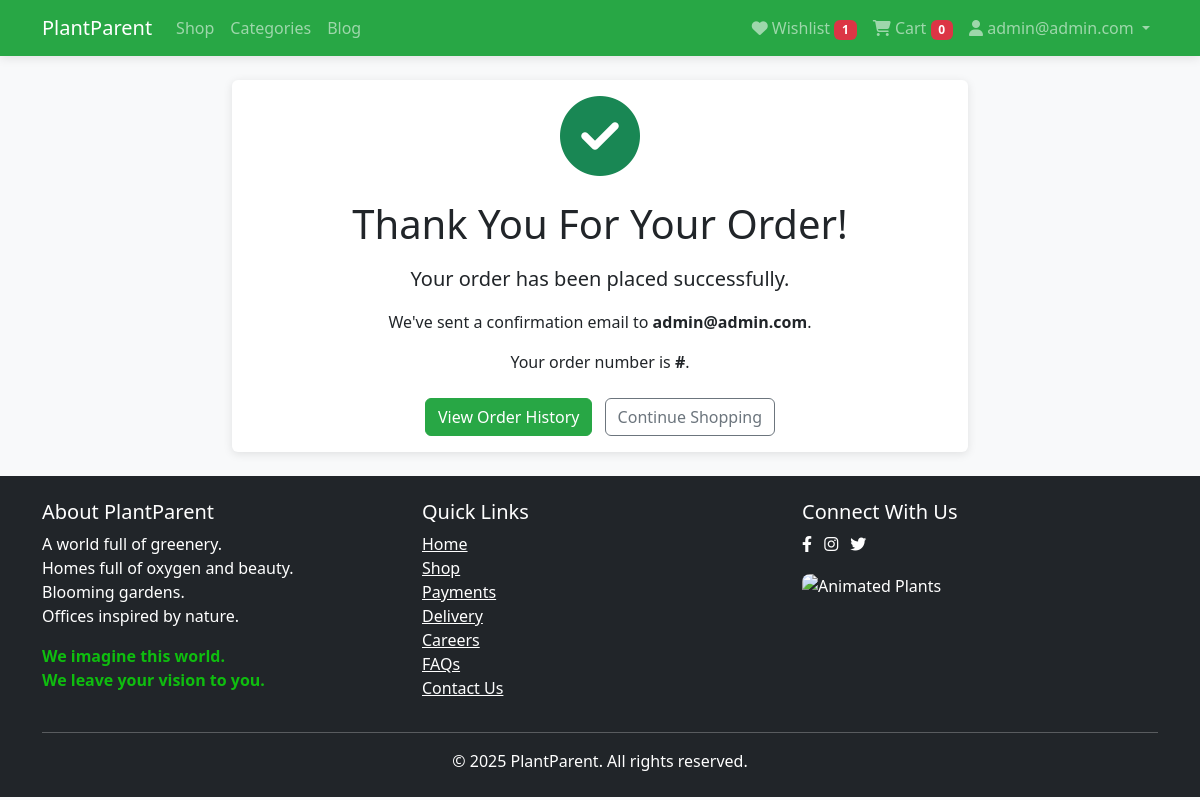
The app's page /orders/success/ (signed in) with its own data.
### accounts/models.py (models this page shows, shortened)
class User(AbstractUser):
    username = None
    email = models.EmailField(_('email address'), unique=True)
    phone = models.CharField(max_length=20, blank=True)
    address = models.TextField(blank=True)
    city = models.CharField(max_length=100, blank=True)
    postal_code = models.CharField(max_length=20, blank=True)
    country = models.CharField(max_length=100, blank=True)
    profile_picture = models.ImageField(
        upload_to=user_profile_picture_path,
        blank=True,
        null=True,
        validators=[validate_image_size, validate_image_format],
        help_text=_('Upload a profile picture (max 1MB, formats: JPG, PNG, GIF)')
    )
    receive_newsletter = models.BooleanField(default=False)
    USERNAME_FIELD = 'email'
    REQUIRED_FIELDS = []
    objects = UserManager()
    class Meta:
        permissions = [
            ("can_publish_post", "Can publish blog posts without approval"),
            ("can_edit_all_posts", "Can edit any blog post (not just own)"),
        ]
    class Meta:
        verbose_name = 'User'
        verbose_name_plural = 'Users'

### wishlist/models.py (models this page shows, shortened)
class Wishlist(models.Model):
    user = models.OneToOneField(
        settings.AUTH_USER_MODEL,
        on_delete=models.CASCADE,
        related_name='wishlist'
    )
    created_at = models.DateTimeField(auto_now_add=True)
    updated_at = models.DateTimeField(auto_now=True)

### cart/models.py (models this page shows, shortened)
class Cart(models.Model):
    user = models.OneToOneField(
        settings.AUTH_USER_MODEL,
        on_delete=models.CASCADE,
        related_name='cart'
    )
    created_at = models.DateTimeField(auto_now_add=True)
    updated_at = models.DateTimeField(auto_now=True)
    @property
    def total_quantity(self):
        print(sum(item.quantity for item in self.items.all()))
        return sum(item.quantity for item in self.items.all())

### orders/views.py (the view)
# urls.py: path('success/', views.PaymentSuccessView.as_view(), name='success'),
class PaymentSuccessView(LoginRequiredMixin, TemplateView):
    template_name = 'orders/success.html'

### plantparent/context_processors.py (called while the page is built)
def cart_context(request):
    context = {}
    if request.user.is_authenticated:
        cart = Cart.objects.filter(user=request.user).first()
        context['cart'] = cart
    return context

def wishlist_context(request):
    context = {}
    if request.user.is_authenticated:
        wishlist, created = Wishlist.objects.get_or_create(user=request.user)
        context['wishlist'] = wishlist
    return context

### templates/orders/success.html
{% extends 'base.html' %}
{% block content %}
<div class="row justify-content-center">
    <div class="col-md-8 text-center">
        <div class="card">
            <div class="card-body">
                <div class="mb-4">
                    <i class="fas fa-check-circle text-success" style="font-size: 5rem;"></i>
                </div>
                <h1 class="mb-3">Thank You For Your Order!</h1>
                <p class="lead">Your order has been placed successfully.</p>
                <p>We've sent a confirmation email to <strong>{{ request.user.email }}</strong>.</p>
                <p>Your order number is <strong>#{{ request.session.last_order_id }}</strong>.</p>
                <div class="mt-4">
                    <a href="{% url 'orders:history' %}" class="btn btn-success me-2">View Order History</a>
                    <a href="{% url 'products:list' %}" class="btn btn-outline-secondary">Continue Shopping</a>
                </div>
            </div>
        </div>
    </div>
</div>
{% endblock %}

### templates/base.html (shortened to what this page needs)
<!DOCTYPE html>
<html lang="en">
<head>
    <link href="https://cdnjs.cloudflare.com/ajax/libs/font-awesome/6.4.0/css/all.min.css" rel="stylesheet">
    <link rel="stylesheet" href="https://cdnjs.cloudflare.com/ajax/libs/animate.css/4.1.1/animate.min.css" />
    <link href="https://cdn.jsdelivr.net/npm/bootstrap@5.3.0/dist/css/bootstrap.min.css" rel="stylesheet">
    <link rel="stylesheet" href="https://cdnjs.cloudflare.com/ajax/libs/font-awesome/6.4.0/css/all.min.css">
</head>
<body>
    <nav class="navbar navbar-expand-lg navbar-dark bg-success">
        <div class="container">
            <a class="navbar-brand" href="{% url 'products:home' %}">PlantParent</a>
            <div class="collapse navbar-collapse" id="navbarNav">
                <ul class="navbar-nav me-auto">
                    <li class="nav-item">
                        <a class="nav-link" href="{% url 'products:list' %}">Shop</a>
                    </li>
                    <li class="nav-item">
                        <a class="nav-link" href="{% url 'products:categories' %}">Categories</a>
                    </li>
                    <li class="nav-item">
                        <a class="nav-link" href="{% url 'blog:post_list' %}">Blog</a>
                    </li>
                </ul>
                <ul class="navbar-nav">
                    <li class="nav-item">
                        <a class="nav-link" href="{% url 'wishlist:view' %}">
                            <i class="fas fa-heart"></i> Wishlist
                            <span class="badge bg-danger" id="wishlist-count">
                                {% if request.user.is_authenticated %}{{ request.user.wishlist.items.count }}{% else %}0{% endif %}
                            </span>
                        </a>
                    </li>
                    <li class="nav-item">
                        <a class="nav-link" href="{% url 'cart:view' %}">
                            <i class="fas fa-shopping-cart"></i> Cart
                            <span class="badge bg-danger" id="cart-count">
                                {% if cart %}{{ cart.total_quantity }}{% else %}0{% endif %}
                            </span>
                        </a>
                    </li>
                    {% if user.is_authenticated %}
                    <li class="nav-item dropdown">
                        <a class="nav-link dropdown-toggle" href="#" id="navbarDropdown" role="button" data-bs-toggle="dropdown">
                            <i class="fas fa-user"></i> {{ user.email }}
                        </a>
                    </li>
                    {% endif %}
                </ul>
            </div>
        </div>
    </nav>
    <main class="container my-4">
        {% block content %}{% endblock %}
    </main>
    <footer class="bg-dark text-white py-4 mt-0">
        <div class="container">
            <div class="row">
                <div class="col-md-4">
                    <h5>About PlantParent</h5>
                    <p>A world full of greenery. <br>
                       Homes full of oxygen and beauty. <br>
                       Blooming gardens. <br>
                       Offices inspired by nature. <br></p>
                    <p style="color: #0fbd0f;">
                        <b>We imagine this world.</b><br>
                        <b>We leave your vision to you.</b>
                    </p>
                </div>
                <div class="col-md-4">
                    <h5>Quick Links</h5>
                    <ul class="list-unstyled">
                        <li><a href="{% url 'products:home' %}" class="text-white">Home</a></li>
                        <li><a href="{% url 'products:list' %}" class="text-white">Shop</a></li>
                        <li><a href="#" class="text-white">Payments</a></li>
                        <li><a href="#" class="text-white">Delivery</a></li>
                        <li><a href="#" class="text-white">Careers</a></li>
                        <li><a href="#" class="text-white">FAQs</a></li>
                        <li><a href="#" class="text-white">Contact Us</a></li>
                    </ul>
                </div>
                <div class="col-md-4" >
                    <h5>Connect With Us</h5>
                    <a href="#" class="text-white me-2"><i class="fab fa-facebook-f"></i></a>
                    <a href="#" class="text-white me-2"><i class="fab fa-instagram"></i></a>
                    <a href="#" class="text-white me-2"><i class="fab fa-twitter"></i></a>
                    <div class="mt-3">
                        <img src="https://mir-s3-cdn-cf.behance.net/project_modules/max_632/a5364778036023.5c9a9814218f1.gif"
                             alt="Animated Plants"
                             style="width: 180px; border-radius: 8px;">
                    </div>
                </div>
            </div>
            <hr>
            <div class="text-center">
                <p class="mb-0">&copy; 2025 PlantParent. All rights reserved.</p>
            </div>
        </div>
    </footer>
</body>
</html>

### templates/base.html (style rules this page uses)
body { font-family: 'Segoe UI', Tahoma, Geneva, Verdana, sans-serif; background-color: #f8f9fa; }
.card { transition: transform 0.3s ease, box-shadow 0.3s ease; border: none; box-shadow: 0 2px 10px rgba(0, 0, 0, 0.1); }
.bg-success { background-color: #28a745 !important; }
.btn-success { background-color: #28a745; border-color: #28a745; }
.navbar { box-shadow: 0 2px 10px rgba(0, 0, 0, 0.1); }
footer { margin-top: 50px; }

### records on screen
User: user.wishlist.items.count "1", email "admin@admin.com", user.email "admin@admin.com"
Cart: total_quantity "0"
